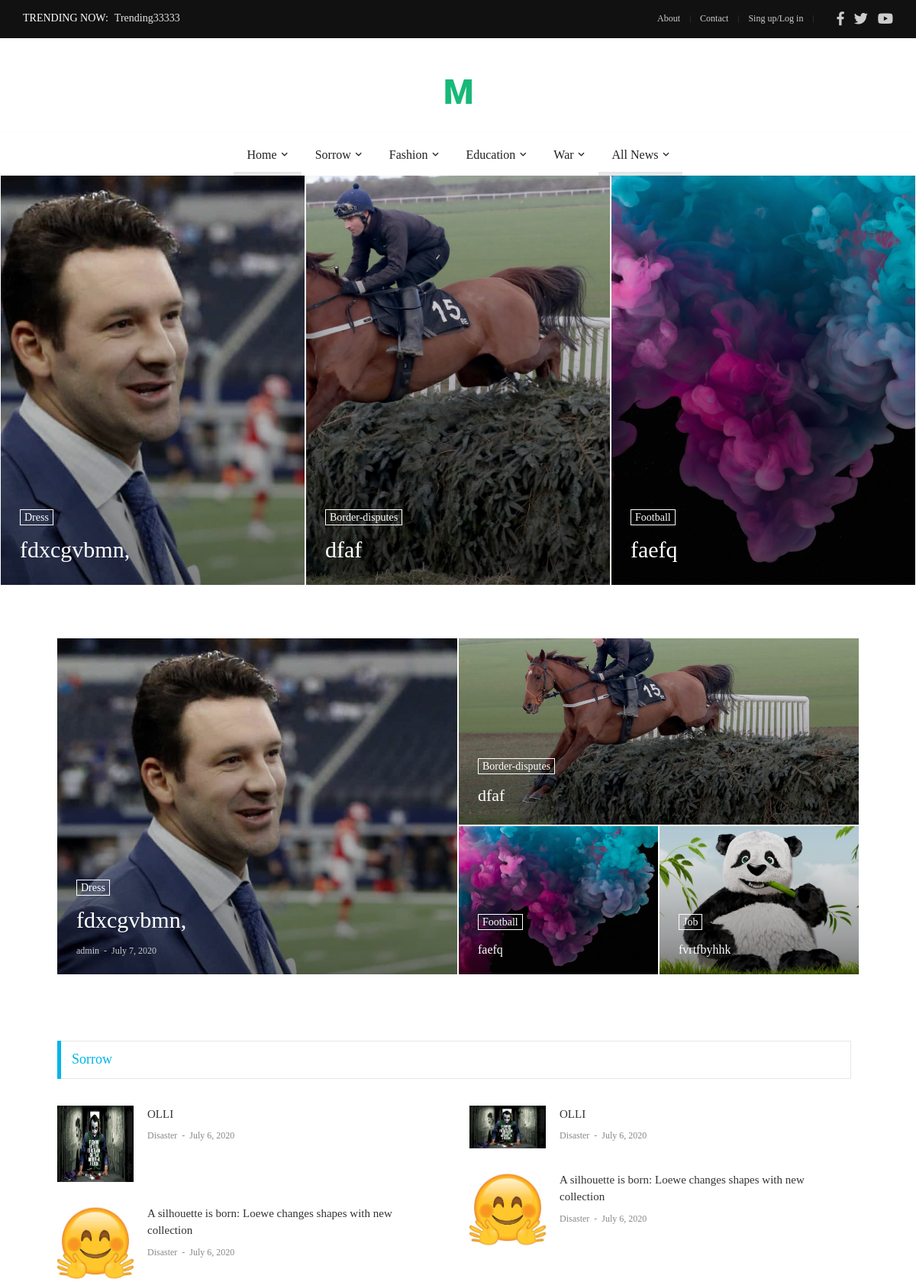
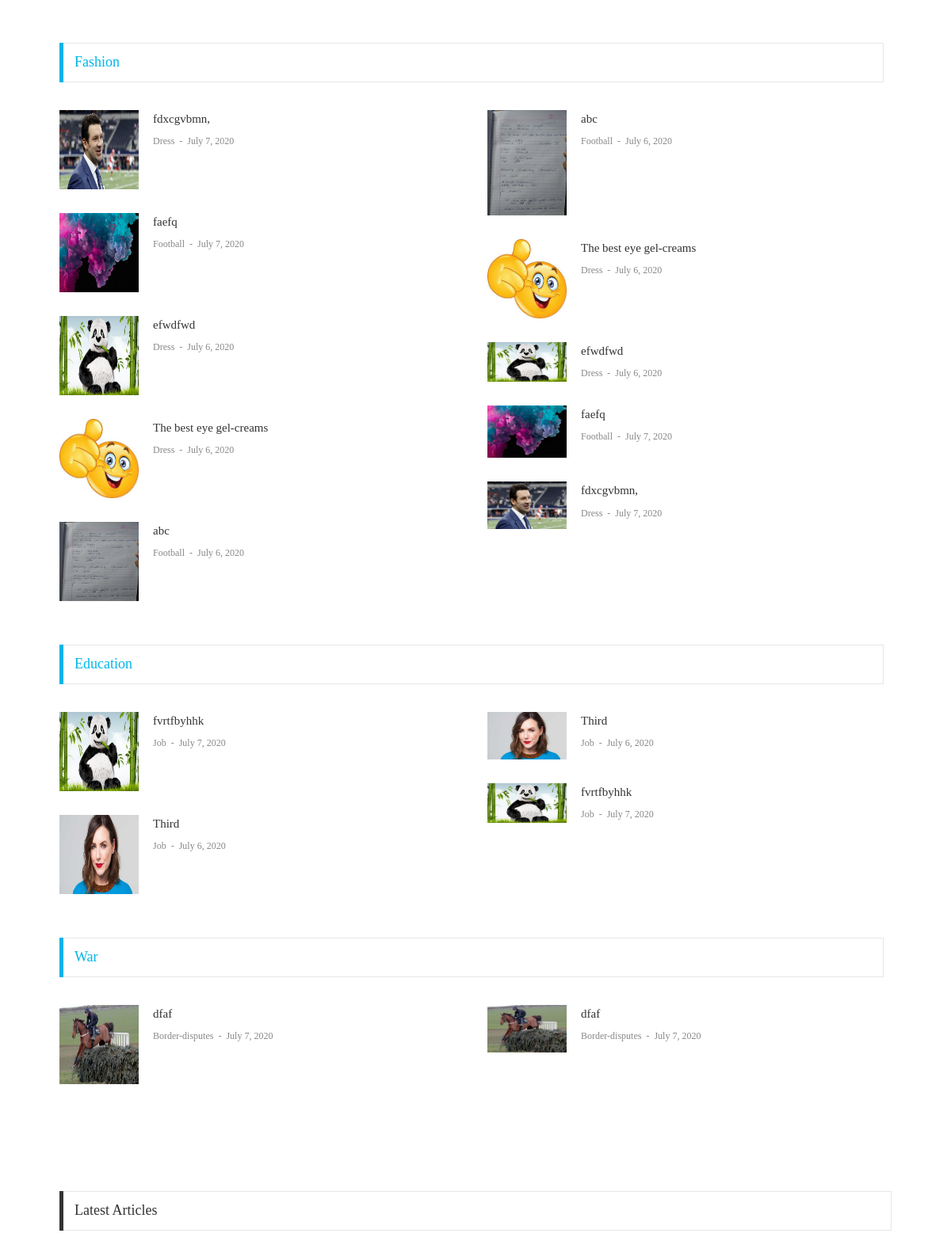
The page / (upper part) on the database its author committed (2 pictures, top to bottom).
### trending/models.py (models this page shows, shortened)
class Trending(models.Model):
    headline = models.CharField(max_length=250)

### myapp/models.py (models this page shows, shortened)
class article(models.Model):
    title = models.CharField(max_length=50)
    body = models.CharField(max_length=500)
    bodylong = models.TextField(default='-')
    fb = models.CharField(default = '-',max_length=50)
    tw = models.CharField(default='-',max_length=50)
    insta = models.CharField(default='-',max_length=50)
    ph = models.CharField(default="999999",max_length=12)
    picname = models.TextField(default="")
    picurl = models.TextField(default="")
    picname2 = models.TextField(default="")
    picurl2 = models.TextField(default="")

### cat/models.py (models this page shows, shortened)
class Cat(models.Model):
    name = models.CharField(max_length=50)
    count = models.IntegerField(default=0)

### newss/models.py (models this page shows, shortened)
class News(models.Model):
    name = models.CharField(max_length=50)
    summary = models.TextField()
    body = models.TextField()
    date = models.DateField()
    pic = models.TextField()
    picurl = models.FileField(default="-")
    author = models.CharField(default='-',max_length=250)
    ocatid = models.IntegerField(default=0)
    catname = models.CharField(default="-",max_length=250)
    catid = models.IntegerField(default=0)
    views = models.IntegerField(default=0)
    tags = models.TextField(default="")
    act = models.IntegerField(default=0)
    rand = models.IntegerField(default=0)

### myapp/views.py (the view)
# urls.py: path('',views.index,name='index'),
def index(requests):
    news = News.objects.filter(act=1).order_by("-pk")
    article_var = article.objects.get(pk = 2)
    categories = Cat.objects.all()
    sub = SubCat.objects.all()
    lastnews = News.objects.filter(act=1).order_by("-pk")[:3]
    lastnews2 = News.objects.filter(act=1).order_by("-pk")[:4]
    popularnews = News.objects.filter(act=1).order_by('-views')
    popularnews2 = News.objects.filter(act=1).order_by('-views')[:3]
    trending = Trending.objects.all().order_by('-pk')
    return render(requests, 'front/index.html',{'name':article_var,'News':news,'categories':categories,'subcat':sub,'lastnews':lastnews,
                                                'popularnews':popularnews,
                                                'popularnews2':popularnews2,'trending':trending,'lastnews2':lastnews2})

### myapp/templates/front/index.html (shortened to what this page needs)
{% extends "front/base.html" %}
{% load static %}
{% block mainblock %}
<section class="bg0">
    <div class="row m-rl-0 justify-content-center">
        {% for lastnews in lastnews %}
            <div class="col-md-4 p-rl-1 p-b-2">
            <div class="bg-img1 size-a-11 how1 pos-relative" style="background-image: url({{ lastnews.picurl }});">
                <a href="{% url 'detail' lastnews.name %}" class="dis-block how1-child1 trans-03"></a>
                <div class="flex-col-e-s s-full p-rl-25 p-tb-18">
                    <a href="{% url 'detail' lastnews.name %}" class="dis-block how1-child2 f1-s-2 cl0 bo-all-1 bocl0 hov-btn1 trans-03 p-rl-5 p-t-2">
                        {{ lastnews.catname }}
                    </a>
                    <h3 class="how1-child2 m-t-14 m-b-10">
                        <a href="{% url 'detail' lastnews.name %}" class="f1-l-1 cl0 hov-cl10 trans-03 respon1">
                            {{ lastnews.name }}
                        </a>
                    </h3>
                </div>
            </div>
        </div>
        {% endfor %}
    </div>
</section>
<br>
<br>
<br>
<section class="bg0">
		<div class="container">
			<div class="row m-rl--1">
                {% for ln in lastnews2%}
                {% if forloop.counter == 1 %}
                <div class="col-md-6 p-rl-1 p-b-2">
					<div class="bg-img1 size-a-3 how1 pos-relative" style="background-image: url({{ln.picurl}});">
						<a href="{% url 'detail' name=ln.name %}" class="dis-block how1-child1 trans-03"></a>
						<div class="flex-col-e-s s-full p-rl-25 p-tb-20">
							<a href="{% url 'detail' name=ln.name %}" class="dis-block how1-child2 f1-s-2 cl0 bo-all-1 bocl0 hov-btn1 trans-03 p-rl-5 p-t-2">
								{{ln.catname}}
							</a>
							<h3 class="how1-child2 m-t-14 m-b-10">
								<a href="{% url 'detail' name=ln.name %}" class="how-txt1 size-a-6 f1-l-1 cl0 hov-cl10 trans-03">
									{{ln.name}}
								</a>
							</h3>
							<span class="how1-child2">
								<span class="f1-s-4 cl11">
									{{ln.author}}
								</span>
								<span class="f1-s-3 cl11 m-rl-3">
									-
								</span>
								<span class="f1-s-3 cl11">
									{{ln.date}}
								</span>
							</span>
						</div>
					</div>
                </div>
                {% endif %}
                {%endfor%}
                {% for ln in lastnews2%}
                {% if forloop.counter == 2 %}
				<div class="col-md-6 p-rl-1">
					<div class="row m-rl--1">
						<div class="col-12 p-rl-1 p-b-2">
							<div class="bg-img1 size-a-4 how1 pos-relative" style="background-image: url({{ln.picurl}});">
								<a href="{% url 'detail' name=ln.name %}" class="dis-block how1-child1 trans-03"></a>
								<div class="flex-col-e-s s-full p-rl-25 p-tb-24">
									<a href="{% url 'detail' name=ln.name %}" class="dis-block how1-child2 f1-s-2 cl0 bo-all-1 bocl0 hov-btn1 trans-03 p-rl-5 p-t-2">
                                            {{ln.catname}}
									</a>
									<h3 class="how1-child2 m-t-14">
										<a href="{% url 'detail' name=ln.name %}" class="how-txt1 size-a-7 f1-l-2 cl0 hov-cl10 trans-03">
                                                {{ln.name}}
										</a>
									</h3>
								</div>
							</div>
						</div>
                        {% endif %}
                        {%endfor%}
                        {% for ln in lastnews2%}
                        {% if forloop.counter == 3 %}
						<div class="col-sm-6 p-rl-1 p-b-2">
							<div class="bg-img1 size-a-5 how1 pos-relative" style="background-image: url({{ln.picurl}});">
								<a href="{% url 'detail' name=ln.name %}" class="dis-block how1-child1 trans-03"></a>
								<div class="flex-col-e-s s-full p-rl-25 p-tb-20">
									<a href="{% url 'detail' name=ln.name %}" class="dis-block how1-child2 f1-s-2 cl0 bo-all-1 bocl0 hov-btn1 trans-03 p-rl-5 p-t-2">
                                            {{ln.catname}}
									</a>
									<h3 class="how1-child2 m-t-14">
										<a href="{% url 'detail' name=ln.name %}" class="how-txt1 size-h-1 f1-m-1 cl0 hov-cl10 trans-03">
                                                {{ln.name}}
										</a>
									</h3>
								</div>
							</div>
                        </div>
                        {% endif %}
                        {%endfor%}
                        {% for ln in lastnews2%}
                        {% if forloop.counter == 4%}
						<div class="col-sm-6 p-rl-1 p-b-2">
							<div class="bg-img1 size-a-5 how1 pos-relative" style="background-image: url({{ln.picurl}});">
								<a href="{% url 'detail' name=ln.name %}" class="dis-block how1-child1 trans-03"></a>
								<div class="flex-col-e-s s-full p-rl-25 p-tb-20">
									<a href="{% url 'detail' name=ln.name %}" class="dis-block how1-child2 f1-s-2 cl0 bo-all-1 bocl0 hov-btn1 trans-03 p-rl-5 p-t-2">
                                            {{ln.catname}}
									</a>
									<h3 class="how1-child2 m-t-14">
										<a href="{% url 'detail' name=ln.name %}" class="how-txt1 size-h-1 f1-m-1 cl0 hov-cl10 trans-03">
											{{ln.name}}
										</a>
									</h3>
								</div>
							</div>
                        </div>
                        {% endif %}
                        {%endfor%}
                    </div>
				</div>
			</div>
		</div>
	</section>
<section class="post bg0 p-t-85">
    <div class="container">
        <div class="row justify-content-center">
            <div class="col-md-12 col-lg-12">
                <div class="p-r-10 p-rl-0-sr991 p-b-20">
                    {% for i in categories %}
                        {% if i.count != 0 %}
                            <div class="p-b-25 m-r--10 m-r-0-sr991">
                        <div class="how2 how2-cl5 flex-s-c m-r-10 m-r-0-sr991">
                            <h3 class="f1-m-2 cl17 tab01-title">
                            {{ i.name }}
                            </h3>
                        </div>
                        <div class="row p-t-35">
                            <div class="col-sm-6 p-r-25 p-r-15-sr991">
                                {% for a in News %}
                                    {% if a.catid == i.pk %}
                                    <div class="flex-wr-sb-s m-b-30">
                                    <a href="{% url 'detail' a.name %}" class="size-w-1 wrap-pic-w hov1 trans-03">
                                        <img src="{{ a.picurl }}" alt="IMG" height="100" width="80">
                                    </a>
                                    <div class="size-w-2">
                                        <h5 class="p-b-5">
                                            <a href="{% url 'detail' a.name %}" class="f1-s-5 cl3 hov-cl10 trans-03">
                                               {{ a.name }}
                                            </a>
                                        </h5>
                                        <span class="cl8">
												<a href="#" class="f1-s-6 cl8 hov-cl10 trans-03">
													{{ a.catname }}
												</a>
												<span class="f1-s-3 m-rl-3">
													-
												</span>
												<span class="f1-s-3">
													{{ a.date }}
												</span>
											</span>
                                    </div>
                                </div>
                                    {% endif %}
                                {% endfor %}
                            </div>
                            <div class="col-sm-6 p-r-25 p-r-15-sr991">
                               {% for popular in popularnews %}
                                    {% if popular.catid == i.pk %}
                                        {% if popular.views != 0 %}
                                            <div class="flex-wr-sb-s m-b-30">
                                    <a href="{% url 'detail' popular.name %}" class="size-w-1 wrap-pic-w hov1 trans-03">
                                        <img src="{{ popular.picurl }}" alt="IMG">
                                    </a>
                                    <div class="size-w-2">
                                        <h5 class="p-b-5">
                                            <a  href="{% url 'detail' popular.name %}" class="f1-s-5 cl3 hov-cl10 trans-03">
                                               {{ popular.name }}
                                            </a>
                                        </h5>
                                        <span class="cl8">
												<a href="#" class="f1-s-6 cl8 hov-cl10 trans-03">
													{{ popular.catname }}
												</a>
												<span class="f1-s-3 m-rl-3">
													-
												</span>
												<span class="f1-s-3">
													{{popular.date}}
												</span>
											</span>
                                    </div>
                                </div>
                                        {% endif %}
                                   {% endif %}
                                {% endfor %}
                            </div>
                        </div>
                    </div>
                        {% endif %}
                    {% endfor %}
                </div>
            </div>
        </div>
    </div>
</section>
<section class="bg0 p-t-60 p-b-40">
    <div class="container">
        <div class="how2 how2-cl4 flex-s-c">
            <h3 class="f1-m-2 cl3 tab01-title">
                Latest Articles
            </h3>
        </div>
        <div class="row p-t-35">
        </div>
    </div>
</section>
{% endblock %}

### myapp/templates/front/base.html (shortened to what this page needs)
{% load static %}
<!DOCTYPE html>
<html lang="en">
<head>
    <link rel="stylesheet" type="text/css" href="{% static  "front/vendor/bootstrap/css/bootstrap.min.css"%}">
    <link rel="stylesheet" type="text/css" href="{% static  "front/fonts/fontawesome-5.0.8/css/fontawesome-all.min.css"%}">
    <link rel="stylesheet" type="text/css" href="{% static  "front/fonts/iconic/css/material-design-iconic-font.min.css"%}">
    <link rel="stylesheet" type="text/css" href="{% static  "front/vendor/animate/animate.css"%}">
    <link rel="stylesheet" type="text/css" href="{% static  "front/vendor/css-hamburgers/hamburgers.min.css"%}">
    <link rel="stylesheet" type="text/css" href="{% static  "front/vendor/animsition/css/animsition.min.css"%}">
    <link rel="stylesheet" type="text/css" href="{% static  "front/css/util.min.css"%}">
    <link rel="stylesheet" type="text/css" href="{% static  "front/css/main.css"%}">
</head>
<body class="animsition">
<header>
    <div class="container-menu-desktop">
        <div class="topbar">
            <div class="content-topbar h-100 p-rl-30">
                <div class="align-self-stretch size-w-0 pos-relative m-r-30">
                    <div class="f2-s-1 flex-wr-s-c s-full ab-t-l p-b-2">
							<span class="text-uppercase cl0 p-r-8">
								Trending Now:
							</span>
                        <span class="dis-inline-block cl16 slide100-txt pos-relative size-w-0" data-in="fadeInDown" data-out="fadeOutDown">
                                {% for trends in trending %}
								<span class="dis-inline-block slide100-txt-item animated visible-false">
									{{ trends.headline }}
								</span>
                            {% endfor %}
							</span>
                    </div>
                </div>
                <div class="flex-wr-e-c">
                    <div class="left-topbar">
                        <a href="/about" class="left-topbar-item">
                            About
                        </a>
                        <a href="{% url 'contact' %}" class="left-topbar-item">
                            Contact
                        </a>
                        <a href="{% url 'mylogin' %}" class="left-topbar-item">
                            Sing up/Log in
                        </a>
                    </div>
                    <div class="right-topbar p-l-18">
                        <a href="{{name.fb}}">
                            <span class="fab fa-facebook-f"></span>
                        </a>
                        <a href="{{name.tw}}">
                            <span class="fab fa-twitter"></span>
                        </a>
                        <a href="{{name.yt}}">
                            <span class="fab fa-youtube"></span>
                        </a>
                    </div>
                </div>
            </div>
        </div>
        <div class="wrap-logo no-banner container">
            <div class="logo">
                <a href="/"><img src="{{ name.picurl2 }}" alt="LOGO"></a>
            </div>
        </div>
        <div class="wrap-main-nav">
            <div class="main-nav">
                <nav class="menu-desktop">
                    <ul class="main-menu justify-content-center">
                        <li class="main-menu-active">
                            <a href="/">Home</a>
                        </li>
                        {% for b in categories %}
                            {% if b.count != 0 %}
                            <li class="mega-menu-item">
                            <a href="#">{{ b.name }}</a>
                        </li>
                            {% endif %}
                        {% endfor %}
                        <li class="main-menu-active">
                                <a href="{% url 'all_news_all_cats' %}">All News</a>
                        </li>
                    </ul>
                </nav>
            </div>
        </div>
    </div>
</header>
{% block mainblock %}
{% endblock %}
</body>
</html>

### rows shown on the page
Trending: headline "Trending33333"
article: picurl2 (picture)
Cat: name "Sorrow"
Cat: name "Fashion"
Cat: name "Education"
Cat: name "War"
News: picurl (picture), catname "Dress", name "fdxcgvbmn,", author "admin", date "July 7, 2020"
News: picurl (picture), catname "Border-disputes", name "dfaf", date "July 7, 2020"
News: picurl (picture), catname "Football", name "faefq", date "July 7, 2020"
News: picurl (picture), catname "Job", name "fvrtfbyhhk", date "July 7, 2020"
News: picurl (picture), name "OLLI", catname "Disaster", date "July 6, 2020"
News: picurl (picture), name "A silhouette is born: Loewe changes shapes with new collection", catname "Disaster", date "July 6, 2020"
News: picurl (picture), name "efwdfwd", catname "Dress", date "July 6, 2020"
News: picurl (picture), name "The best eye gel-creams", catname "Dress", date "July 6, 2020"
News: picurl (picture), name "abc", catname "Football", date "July 6, 2020"
News: picurl (picture), name "Third", catname "Job", date "July 6, 2020"
